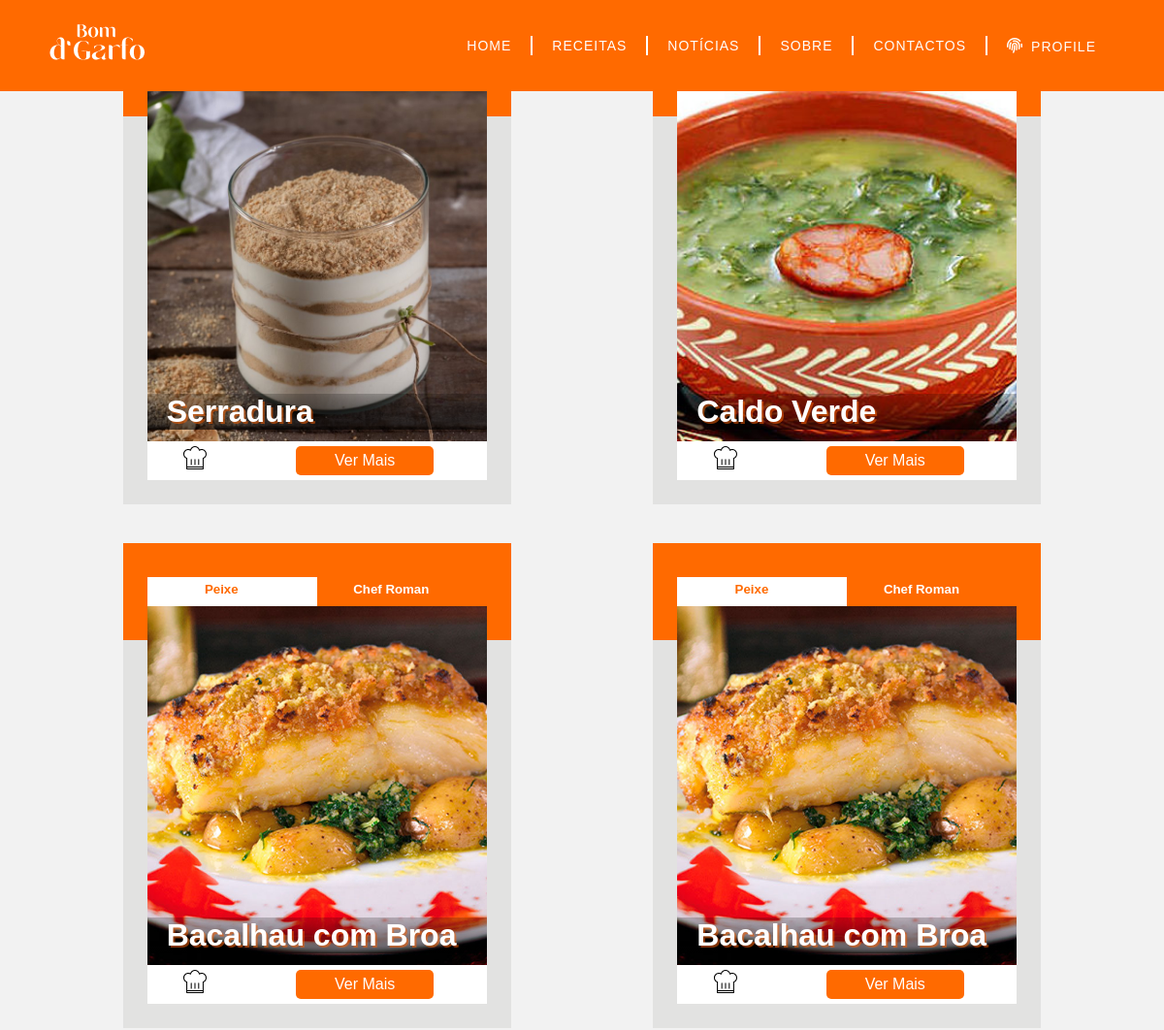
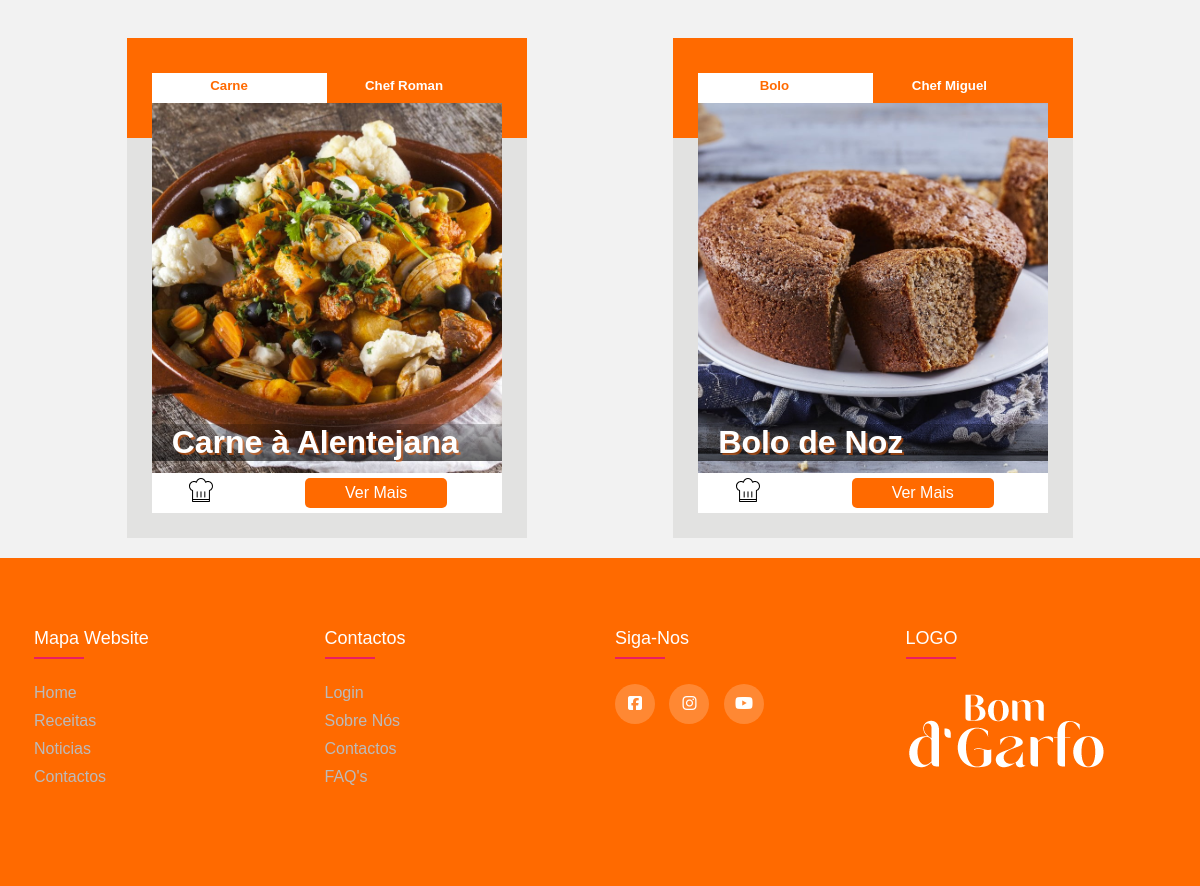
Page /HTML/ver_receita.php on the committed database (2 pictures, top to bottom).
### tables this page shows
CREATE TABLE `receitas` (
  `IDReceita` int(11) NOT NULL,
  `cozinheiro` varchar(45) NOT NULL,
  `titulo` varchar(45) NOT NULL,
  `descricao` varchar(500) NOT NULL,
  `ingredientes` varchar(200) NOT NULL,
  `fotos` varchar(200) NOT NULL,
  `tempo_preparacao` time DEFAULT NULL,
  `grau_dificuldade` enum('Difícil','Medio','Facil') NOT NULL,
  `doses` int(11) NOT NULL,
  `categoria` enum('Sopa','Carne','Peixe','Vegan','Sobremesa','Bolo','Outra') NOT NULL,
  `epoca` varchar(45) NOT NULL,
  `classificacao` enum('1','2','3','4','5') DEFAULT NULL,
  `user` enum('sim','nao') DEFAULT NULL
);

### HTML/ver_receita.php (the view, shortened to what this page needs)
<!DOCTYPE html>
<html lang="en" dir="ltr">
  <head>
    <link rel="stylesheet" href="../CSS/style.css">
    <link rel="stylesheet" href="../CSS/noticias.css">
    <?php
      require ('bd.php');
    ?>
  </head>
  <body>
  <header>
        <a href="index.php"><img src="../IMG/LogotipoNavbar.png" alt="" class="logo"></a>
        <nav class="navigation-menu">
          <a href="index.php">Home</a>
          <hr>
          <a href="receitas.php">Receitas</a>
          <hr>
          <a href="noticias.php">Notícias</a>
          <hr>
          <a href="sobre.php">Sobre</a>
          <hr>
          <a href="contactos.php">Contactos</a>
          <hr>
          <a id="profileclick"><i class="fas fa-fingerprint"></i>Profile</a>
        </nav>
    </header>
    <div class="estruturacard">
    <?php
      $query = "select * from receitas";
      $result_set = $conn->query($query);
      while ($row = $result_set->fetch_object()) {
      echo "
      <div class='cardtodo'>
            <div class='cardcab'>
                <h5 style='color: #ff6a00;'>".$row->categoria."</h5>
                <h5 style='color: white;'>".$row->cozinheiro."</h5>
            </div>
            <div class='cardcorpo'>
                    <img src='../IMG/receitasimg/".$row->fotos."' alt='' class='imgreceita'>
                <div class='titulocard'>
                    <h1>".$row->titulo."</h1>
                </div>
            </div>
            <div class='cardfooter'>
                <img src='../IMG/noun-cook-hat-4585881.svg' class='hat' alt=''>
                <a href='#popup-article?id=$row->IDReceita' class='open-popup'><input type='button' class='btcard' value='Ver Mais'></a>
            </div>
        </div>
  <div id='popup-article?id=$row->IDReceita' class='popup'>
      <div class='popup__container'>
          <a href='#' class='popup__close'>
          <span class='screen-reader'>close</span>
          </a>
          <div class='popup__content'>
              <h1 class='popup__title r-title'>".$row->titulo."</h1>
              <img class='imgpopreceita' src='../IMG/receitasimg/".$row->fotos."' alt=''>
              <p>".$row->tempo_preparacao." | ".$row->grau_dificuldade." | ".$row->doses."</p>
              <h4>Ingredientes</h4>
              <p>".$row->ingredientes."</p>
              <h4>Descrição</h4>
              <p>".$row->descricao."</p>
              <p>".$row->epoca." | ".$row->classificacao." estrelas</p>
          </div>
      </div>
  </div>";
      }
      ?>
    </div>
      <footer class="footer">
        <div class="container">
          <div class="row">
            <div class="footer-col">
              <h4>mapa website</h4>
              <ul>
                <li><a href="index.php">Home</a></li>
                <li><a href="receitas.php">Receitas</a></li>
                <li><a href="noticias.php">Noticias</a></li>
                <li><a href="dicas.php">Contactos</a></li>
              </ul>
            </div>
            <div class="footer-col">
              <h4>contactos</h4>
              <ul>
                <li><a href="login.php">Login</a></li>
                <li><a href="sobre.php">Sobre Nós</a></li>
                <li><a href="contactos.php">Contactos</a></li>
                <li><a href="faq.php">FAQ's</a></li>
              </ul>
            </div>
            <div class="footer-col">
              <h4>siga-nos</h4>
              <div class="social-links">
                <a href="#"><i class="fa-brands fa-facebook-square"></i></a>
                <a href="#"><i class="fa-brands fa-instagram"></i></a>
                <a href="#"><i class="fa-brands fa-youtube"></i></a>
              </div>
            </div>
            <div class="footer-col">
              <h4>LOGO</h4>
              <a href="index.php"><img src="../IMG/LogotipoBranco.png" alt=""></a>
            </div>
          </div>
        </div>
      </footer>
  </body>
</html>

### CSS/style.css (style rules this page uses)
* { margin: 0; padding: 0; box-sizing: border-box; text-decoration: none; font-family: 'Poppins', sans-serif; }
header { position: fixed; top: 0; left: 0; width: 100%; display: flex; justify-content: space-between; align-items: center; padding: 20px 50px; z-index: 2; transition: 0.6s; background-color: #ff6a00; }
.navigation-menu { float: right; position: relative; display: flex; justify-content: center; align-items: center; }
.navigation-menu hr { border: 0.5px solid #fff; height: 20px; }
.navigation-menu a, .navigation-menu #profileclick { text-transform: uppercase; font-size: 14px; padding: 10px 10px; border-radius: 4px; transition: .3s linear; position: relative; margin: 0 10px; color: #fff; letter-spacing: 1px; font-weight: 500px; }
.navigation-menu a::after { content: ""; width: 0; height: 0.3rem; border-radius: 0.2rem; position: absolute; left: 0.6rem; bottom: 0.2rem; background-color: #ffb62a; transition: 200ms ease-in; }
.navigation-menu i { margin-right: 8px; font-size: 16px; }
#profileclick { cursor: pointer; }
::placeholder { color: rgba(0, 0, 0, 0.5); }
.container { max-width: 1170px; margin: auto; }
.footer .row { display: flex; flex-wrap: wrap; }
.container ul { list-style: none; }
.footer { background-color: #ff6a00; padding: 70px 0; bottom: 0; }
.footer-col { width: 25%; padding: 0 15px; }
.footer-col h4 { font-size: 18px; color: #fff; text-transform: capitalize; margin-bottom: 35px; font-weight: 500; position: relative; }
.footer-col h4::before { content: ''; position: absolute; left: 0; bottom: -10px; background-color: #e91e63; height: 2px; box-sizing: border-box; width: 50px; }
.footer-col ul li { margin-bottom: 10px; }
.footer-col ul li a { font-size: 16px; text-transform: capitalize; font-weight: 300; color: #bbb; display: block; transition: all 0.3s ease; }
.footer-col .social-links a { display: inline-block; height: 40px; width: 40px; background-color: rgb(255, 255, 255, 0.2); margin: 0 10px 10px 0; text-align: center; line-height: 40px; border-radius: 50%; color: #fff; transition: all 0.5s ease; }
.estruturacard { display: flex; flex-wrap: wrap; justify-content: space-evenly; }
.cardtodo { margin: 20px; width: 400px; height: 500px; background: linear-gradient(to top, #e2e2e1 80%, #ff6a00 20%); display: flex; flex-direction: column; align-items: center; }
.cardtodo .imgreceita { max-width: 350px; min-height: 370px; object-fit: cover; }
.cardcab { display: flex; justify-content: space-around; background: linear-gradient(to right, #fff 50%, #ff6a00 50%); margin-top: 35px; width: 350px; height: 30px; }
.cardcab h5 { margin: 0; margin-top: 5px; }
.cardfooter { display: flex; flex-direction: row; align-items: center; justify-content: space-around; background-color: white; width: 350px; height: 40px; }
.cardfooter .hat { width: 30px; height: 30px; }
.btcard { background-color: #ff6a00; border: none; border-radius: 5px; padding: 6px 40px; font-size: 16px; color: white; margin: 0; }
.cardcorpo { display: flex; flex-direction: column; }
.titulocard h1 { margin: 0; padding-left: 20px; margin-top: -49px; color: white; text-shadow: 2px 2px rgba(255, 98, 0, 0.5); background: linear-gradient(to bottom, rgba(0, 0, 0, 0.2), rgba(0, 0, 0, 0.6)); }
.open-popup { color: #fff; text-decoration: none; text-transform: uppercase; padding: .75rem 1.25rem; border: none; }

### rows in the picture
receitas: fotos (picture), titulo "Serradura"
receitas: fotos (picture), titulo "Caldo Verde"
receitas: categoria "Peixe", cozinheiro "Chef Roman", fotos (picture), titulo "Bacalhau com Broa"
receitas: categoria "Peixe", cozinheiro "Chef Roman", fotos (picture), titulo "Bacalhau com Broa"
receitas: categoria "Carne", cozinheiro "Chef Roman", fotos (picture), titulo "Carne à Alentejana"
receitas: categoria "Bolo", cozinheiro "Chef Miguel", fotos (picture), titulo "Bolo de Noz"
